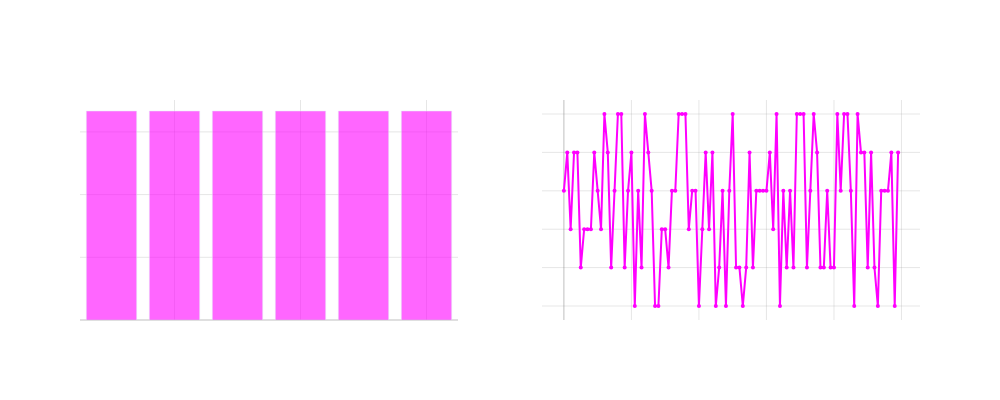

The cell this chart's notebook holds for it:
### Markdown cell above
##### <u>Stochastic Processes and Violated Assumptions</u>

##### A Dice Roll Stock as a Stochastic Process (Simplified Example)

We now consider a *stochastic process* which is a series of random variable outcomes indexed by *time* or a *step*

Suppose we had a stock portfolio whose value was dictated by a dice roll, the value of our portfolio every day is simply the outcome of a dice roll

The randomness is well defined, time invariant, and independent meaning no matter what information I give you it won't impact the randomness of the outcome

In other words, the path draws i.i.d from a dice roll outcome and it perfectly models the portfolio value as a function of this randomness

### Code cell
# Create figure with secondary y-axis
fig = make_subplots(rows=1, cols=2, subplot_titles=('Dice Roll PMF', 'Sequence of 100 Dice Rolls'))

# Generate PMF data for fair dice
dice_outcomes = np.arange(1, 7)
dice_pmf = np.ones(6) / 6

# Generate sequence of 100 dice rolls
np.random.seed(42)
dice_sequence = np.random.randint(1, 7, size=100)

# Plot PMF
fig.add_trace(
    go.Bar(
        x=dice_outcomes,
        y=dice_pmf,
        name='Probability',
        marker_color='rgba(255, 0, 255, .6)'  # Changed to neon purple
    ),
    row=1, col=1
)

# Plot sequence
fig.add_trace(
    go.Scatter(
        x=np.arange(100),
        y=dice_sequence,
        mode='lines+markers',
        name='Dice Rolls',
        line=dict(color='rgba(255, 0, 255, 1)', width=2),  # Changed to neon purple
        marker=dict(size=4)
    ),
    row=1, col=2
)

# Update layout
fig.update_layout(
    height=400,
    width=1000,
    showlegend=False,
    plot_bgcolor='rgba(0,0,0,0)',
    paper_bgcolor='rgba(0,0,0,0)',
    font=dict(color='white')
)

# Update axes
for i in range(1, 3):
    fig.update_xaxes(
        showgrid=True,
        gridwidth=1,
        gridcolor='rgba(128,128,128,0.2)',
        zeroline=True,
        zerolinewidth=1,
        zerolinecolor='rgba(128,128,128,0.5)',
        row=1, col=i
    )
    fig.update_yaxes(
        showgrid=True,
        gridwidth=1,
        gridcolor='rgba(128,128,128,0.2)',
        zeroline=True,
        zerolinewidth=1,
        zerolinecolor='rgba(128,128,128,0.5)',
        row=1, col=i
    )

# Update specific axis labels
fig.update_xaxes(title_text="Outcome", row=1, col=1)
fig.update_xaxes(title_text="Roll Number", row=1, col=2)
fig.update_yaxes(title_text="Probability", row=1, col=1)
fig.update_yaxes(title_text="Value", row=1, col=2)

fig.show()

### Figure 1 — Plotly figure (JSON) as saved in the notebook; plotly's stock layout.template omitted (floating-point values rounded to 4 significant figures)
{"data": [{"marker": {"color": "rgba(255, 0, 255, .6)"}, "name": "Probability", "type": "bar", "x": [1, 2, 3, 4, 5, 6], "xaxis": "x", "y": [0.1667, 0.1667, 0.1667, 0.1667, 0.1667, 0.1667], "yaxis": "y"}, {"line": {"color": "rgba(255, 0, 255, 1)", "width": 2}, "marker": {"size": 4}, "mode": "lines+markers", "name": "Dice Rolls", "type": "scatter", "x": [0, 1, 2, 3, 4, 5, 6, 7, 8, 9, 10, 11, 12, 13, 14, 15, 16, 17, 18, 19, 20, 21, 22, 23, 24, 25, 26, 27, 28, 29, 30, 31, 32, 33, 34, 35, 36, 37, 38, 39, 40, 41, 42, 43, 44, 45, 46, 47, 48, 49, 50, 51, 52, 53, 54, 55, 56, 57, 58, 59, 60, 61, 62, 63, 64, 65, 66, 67, 68, 69, 70, 71, 72, 73, 74, 75, 76, 77, 78, 79, 80, 81, 82, 83, 84, 85, 86, 87, 88, 89, 90, 91, 92, 93, 94, 95, 96, 97, 98, 99], "xaxis": "x2", "y": [4, 5, 3, 5, 5, 2, 3, 3, 3, 5, 4, 3, 6, 5, 2, 4, 6, 6, 2, 4, 5, 1, 4, 2, 6, 5, 4, 1, 1, 3, 3, 2, 4, 4, 6, 6, 6, 3, 4, 4, 1, 3, 5, 3, 5, 1, 2, 4, 1, 4, 6, 2, 2, 1, 2, 5, 2, 4, 4, 4, 4, 5, 3, 6, 1, 4, 2, 4, 2, 6, 6, 6, 2, 4, 6, 5, 2, 2, 4, 2, 2, 6, 4, 6, 6, 4, 1, 6, 5, 5, 2, 5, 2, 1, 4, 4, 4, 5, 1, 5], "yaxis": "y2"}], "layout": {"annotations": [{"font": {"size": 16}, "showarrow": false, "text": "Dice Roll PMF", "x": 0.225, "xanchor": "center", "xref": "paper", "y": 1, "yanchor": "bottom", "yref": "paper"}, {"font": {"size": 16}, "showarrow": false, "text": "Sequence of 100 Dice Rolls", "x": 0.775, "xanchor": "center", "xref": "paper", "y": 1, "yanchor": "bottom", "yref": "paper"}], "font": {"color": "white"}, "height": 400, "paper_bgcolor": "rgba(0,0,0,0)", "plot_bgcolor": "rgba(0,0,0,0)", "showlegend": false, "width": 1000, "xaxis": {"anchor": "y", "domain": [0, 0.45], "gridcolor": "rgba(128,128,128,0.2)", "gridwidth": 1, "showgrid": true, "title": {"text": "Outcome"}, "zeroline": true, "zerolinecolor": "rgba(128,128,128,0.5)", "zerolinewidth": 1}, "xaxis2": {"anchor": "y2", "domain": [0.55, 1], "gridcolor": "rgba(128,128,128,0.2)", "gridwidth": 1, "showgrid": true, "title": {"text": "Roll Number"}, "zeroline": true, "zerolinecolor": "rgba(128,128,128,0.5)", "zerolinewidth": 1}, "yaxis": {"anchor": "x", "domain": [0, 1], "gridcolor": "rgba(128,128,128,0.2)", "gridwidth": 1, "showgrid": true, "title": {"text": "Probability"}, "zeroline": true, "zerolinecolor": "rgba(128,128,128,0.5)", "zerolinewidth": 1}, "yaxis2": {"anchor": "x2", "domain": [0, 1], "gridcolor": "rgba(128,128,128,0.2)", "gridwidth": 1, "showgrid": true, "title": {"text": "Value"}, "zeroline": true, "zerolinecolor": "rgba(128,128,128,0.5)", "zerolinewidth": 1}}}
